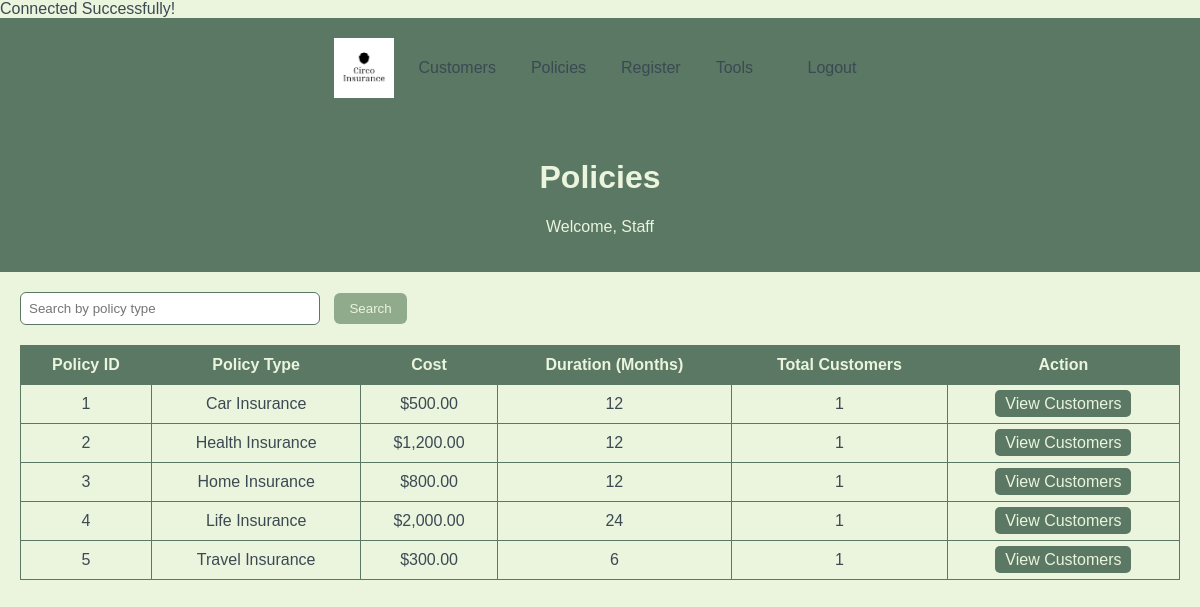
Screenshot of /WEBAPP/policies.php (signed in) with the database file from the repository.
### tables this page shows
CREATE TABLE IF NOT EXISTS `Policy` (
		  `policy_id` INT NOT NULL AUTO_INCREMENT,
		  `policy_type` VARCHAR(50) NOT NULL,
		  `policy_cost` DECIMAL(10,2) NOT NULL,
		  `policy_durationMonths` INT NOT NULL,
		PRIMARY KEY (`policy_id`));

### WEBAPP/policies.php (the view, shortened to what this page needs)
<?php
require_once "./config/database.php";
include("./includes/header.php");
$search_type = $_GET['type'] ?? '';
$policy_summary = [];
$stmt = $conn->prepare("CALL sp_GetPoliciesByType(?)");
$stmt->bind_param("s", $search_type);
$stmt->execute();
$res = $stmt->get_result();
while ($row = $res->fetch_assoc()) {
    $policy_summary[] = $row;
}
?>
<!DOCTYPE html>
<html lang="en">
<head>
</head>
<body>
<header>
    <h1>Policies</h1>
    <p>Welcome, <?php echo $_SESSION['staff_name']; ?></p>
</header>
<div class="container">
    <form method="get">
        <input type="text" name="type" placeholder="Search by policy type" value="<?php echo htmlspecialchars($search_type); ?>">
        <button type="submit">Search</button>
    </form>
    <table>
        <tr>
            <th>Policy ID</th>
            <th>Policy Type</th>
            <th>Cost</th>
            <th>Duration (Months)</th>
            <th>Total Customers</th>
            <th>Action</th>
        </tr>
        <?php if (count($policy_summary) > 0): ?>
            <?php foreach($policy_summary as $p): ?>
            <tr>
                <td><?php echo $p['policy_id']; ?></td>
                <td><?php echo $p['policy_type']; ?></td>
                <td>$<?php echo number_format($p['policy_cost'], 2); ?></td>
                <td><?php echo $p['policy_durationMonths']; ?></td>
                <td><?php echo $p['total_customers']; ?></td>
                <td>
                    <a href="?type=<?php echo urlencode($search_type); ?>&policy_id=<?php echo $p['policy_id']; ?>" style="color:#EBF4DD; background:#5A7863; padding:5px 10px; border-radius:5px; text-decoration:none;">View Customers</a>
                </td>
            </tr>
            <?php endforeach; ?>
        <?php else: ?>
            <tr><td colspan="6">No policies found.</td></tr>
        <?php endif; ?>
    </table>
</div>
</body>
</html>

### WEBAPP/includes/header.php (style rules this page uses)
body { background-color: #EBF4DD; color: #3B4953; font-family: Arial, sans-serif; margin: 0; padding: 0; }
header { text-align: center; padding: 15px 0; border-bottom: 0px solid rgba(90, 120, 99, 0.15); }

### WEBAPP/policies.php (style rules this page uses)
body { font-family: Arial; background: #EBF4DD; color: #3B4953; margin: 0; padding: 0; }
header { background: #5A7863; color: #EBF4DD; padding: 20px; text-align: center; }
.container { padding: 20px; max-width: 1200px; margin: auto; }
input[type="text"] { padding: 8px; width: 300px; margin-right: 10px; border-radius: 6px; border: 1px solid #5A7863; }
button { padding: 8px 15px; border: none; border-radius: 6px; background: #90AB8B; color: #EBF4DD; cursor: pointer; }
table { width: 100%; border-collapse: collapse; margin-top: 20px; background: #EBF4DD; }
th, td { border: 1px solid #5A7863; padding: 10px; text-align: center; }
th { background: #5A7863; color: #EBF4DD; }

### rows the page displays
policy: policy_id "1", policy_type "Car Insurance", policy_cost "500.00", policy_durationMonths "12", total_customers "1"
policy: policy_id "2", policy_type "Health Insurance", policy_cost "1,200.00", policy_durationMonths "12", total_customers "1"
policy: policy_id "3", policy_type "Home Insurance", policy_cost "800.00", policy_durationMonths "12", total_customers "1"
policy: policy_id "4", policy_type "Life Insurance", policy_cost "2,000.00", policy_durationMonths "24", total_customers "1"
policy: policy_id "5", policy_type "Travel Insurance", policy_cost "300.00", policy_durationMonths "6", total_customers "1"

### other values shown
$_SESSION['staff_name'] "Staff"
